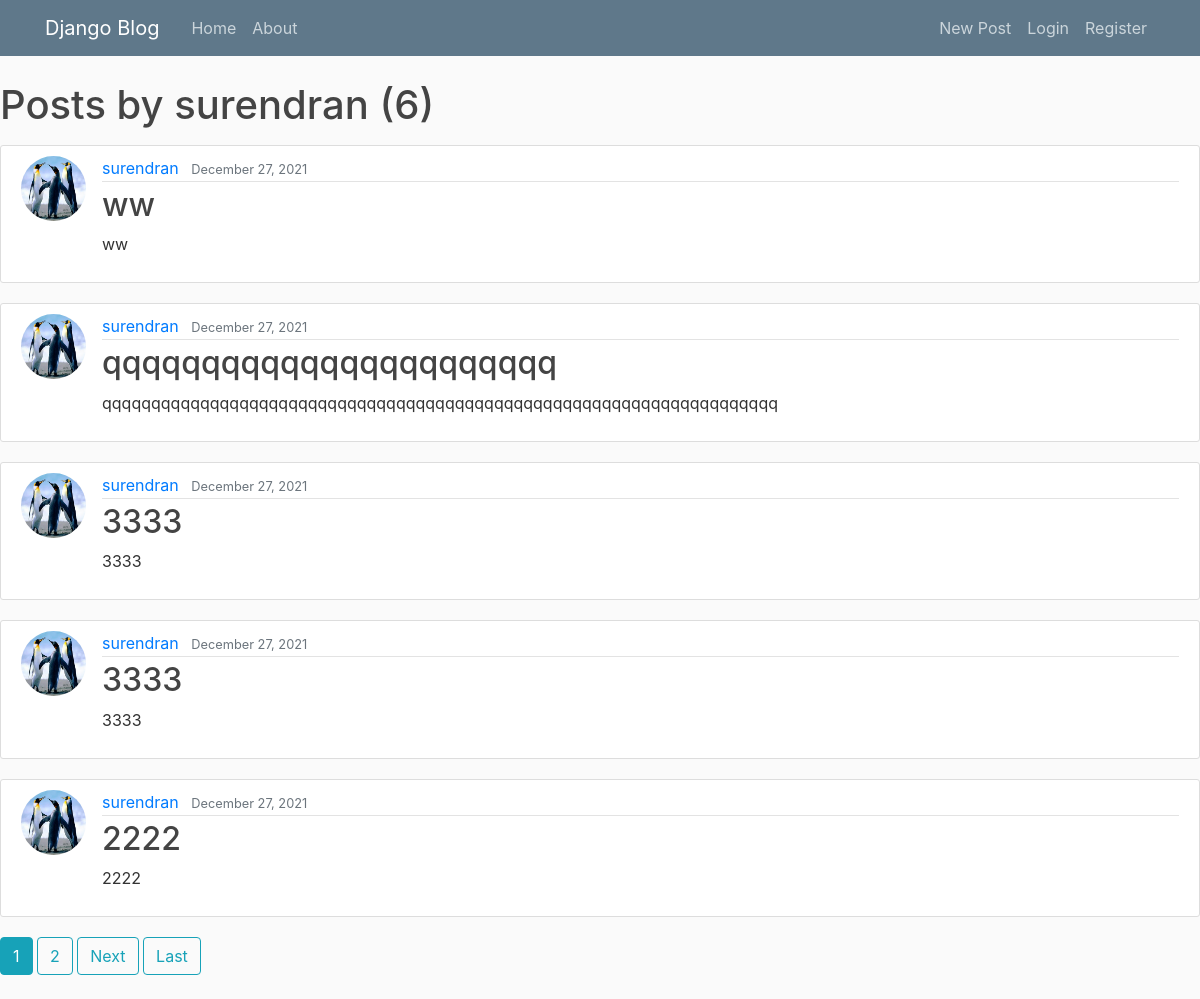
/user/surendran, run on an earlier commit of the app's database.
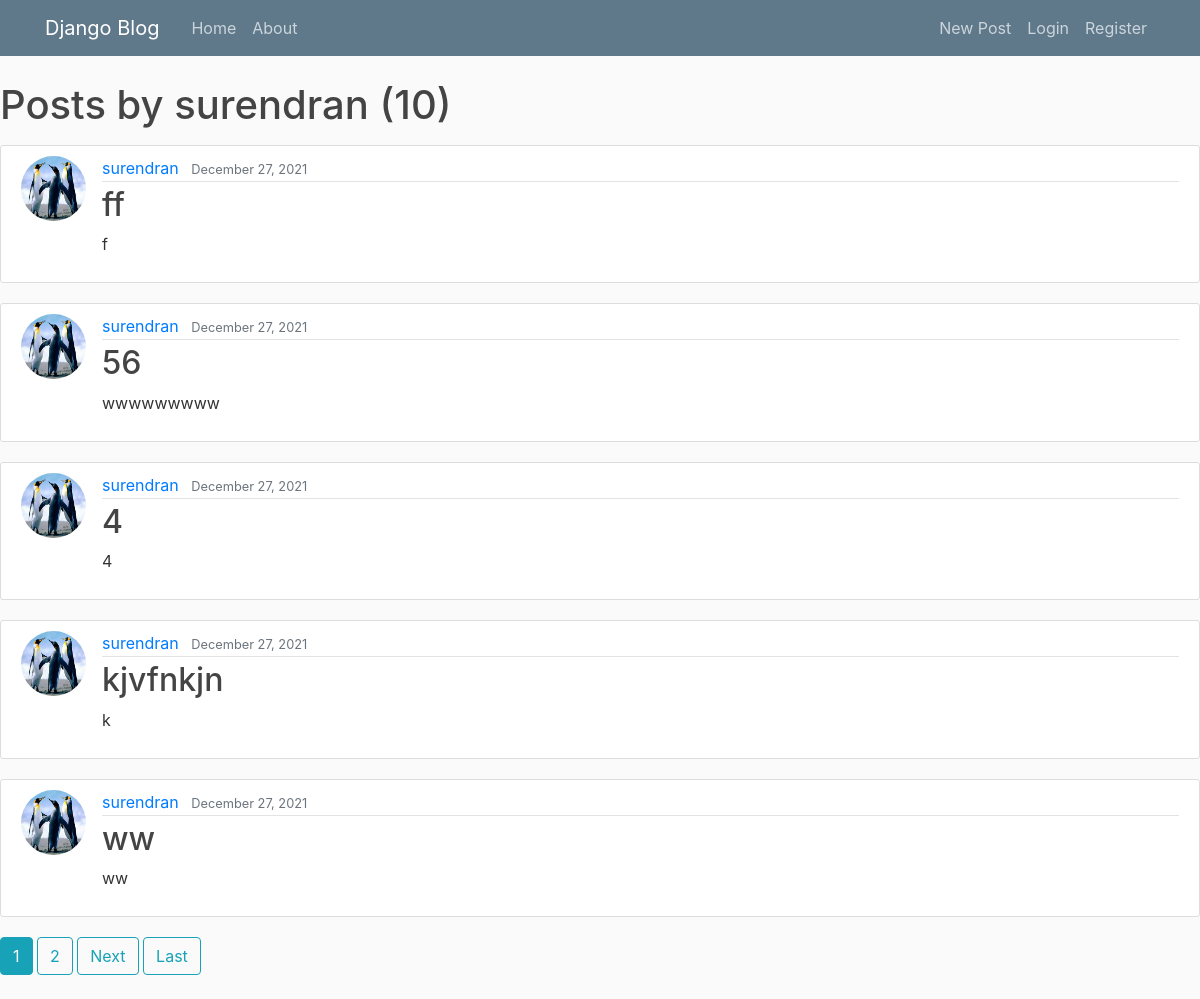
And on a later commit of the database.
### blog/models.py (models this page shows, shortened)
class Post(models.Model):
    FRESHMAN = 'FR'
    SOPHOMORE = 'SO'
    JUNIOR = 'JR'
    SENIOR = 'SR'
    GRADUATE = 'GR'
    YEAR_IN_SCHOOL_CHOICES = [
        (FRESHMAN, 'Freshman'),
        (SOPHOMORE, 'Sophomore'),
        (JUNIOR, 'Junior'),
        (SENIOR, 'Senior'),
        (GRADUATE, 'Graduate'),
    ]
    district=models.CharField(max_length=2,
        choices=YEAR_IN_SCHOOL_CHOICES)
    title = models.CharField(max_length=300)
    mobile= models.IntegerField(
        validators=[
            MaxValueValidator(99999999999),
            MinValueValidator(999999)
        ]) #update this to number
    price=models.IntegerField(default=1,
        validators=[
            MaxValueValidator(99999999999),
            MinValueValidator(1)
        ]) #update this to number
    catagory=models.CharField(max_length=100)
    buyorsell=models.CharField(max_length=3)
    content = models.CharField(max_length=3200)
    pincode= models.IntegerField(null=True,blank=True,
        validators=[
            MaxValueValidator(999999),
            MinValueValidator(100000)
        ])
    state=models.CharField(max_length=225,null=True,blank=True)
    date_posted = models.DateTimeField(default=timezone.now)
    author = models.ForeignKey(User, on_delete=models.CASCADE)
    image1 = models.ImageField(default='default.jpg', upload_to='post_pics',null=True,blank=True)
    image2 = models.ImageField(default='default.jpg', upload_to='post_pics',null=True,blank=True)
    image3 = models.ImageField(default='default.jpg', upload_to='post_pics',null=True,blank=True)
    image4 = models.ImageField(default='default.jpg', upload_to='post_pics',null=True,blank=True)

### users/models.py (models this page shows, shortened)
class Profile(models.Model):
    user = models.OneToOneField(User, on_delete=models.CASCADE)
    image = models.ImageField(default='default.jpg', upload_to='profile_pics')

### blog/views.py (the view)
# urls.py: path('user/<str:username>', UserPostListView.as_view(), name='user-posts'),
class UserPostListView(ListView):
    model = Post
    template_name = 'blog/user_posts.html'  # <app>/<model>_<viewtype>.html
    context_object_name = 'posts'
    paginate_by = 5
    def get_queryset(self):
        user = get_object_or_404(User, username=self.kwargs.get('username'))
        return Post.objects.filter(author=user).order_by('-date_posted')

### blog/templates/blog/user_posts.html (shortened to what this page needs)
{% extends "blog/base.html" %}
{% block content %}
    <h1 class="mb-3">Posts by {{ view.kwargs.username }} ({{ page_obj.paginator.count }})</h1>
    {% for post in posts %}
        <article class="media content-section">
          <img class="rounded-circle article-img" src="{{ post.author.profile.image.url }}">
          <div class="media-body">
            <div class="article-metadata">
              <a class="mr-2" href="{% url 'user-posts' post.author.username %}">{{ post.author }}</a>
              <small class="text-muted">{{ post.date_posted|date:"F d, Y" }}</small>
            </div>
            <h2><a class="article-title" href="{% url 'post-detail' post.id %}">{{ post.title }}</a></h2>
            <p class="article-content">{{ post.content }}</p>
          </div>
        </article>
    {% endfor %}
    {% if is_paginated %}
      {% for num in page_obj.paginator.page_range %}
        {% if page_obj.number == num %}
          <a class="btn btn-info mb-4" href="?page={{ num }}">{{ num }}</a>
        {% elif num > page_obj.number|add:'-3' and num < page_obj.number|add:'3' %}
          <a class="btn btn-outline-info mb-4" href="?page={{ num }}">{{ num }}</a>
        {% endif %}
      {% endfor %}
      {% if page_obj.has_next %}
        <a class="btn btn-outline-info mb-4" href="?page={{ page_obj.next_page_number }}">Next</a>
        <a class="btn btn-outline-info mb-4" href="?page={{ page_obj.paginator.num_pages }}">Last</a>
      {% endif %}
    {% endif %}
{% endblock content %}

What changed in the data, as far as the page shows it:
no longer on this page (row unchanged): Post: author.profile.image (picture), author "surendran", date_posted "December 27, 2021", title "qqqqqqqqqqqqqqqqqqqqqqq", content "qqqqqqqqqqqqqqqqqqqqqqqqqqqqqqqqqqqqqqqqqqqqqqqqqqqqqqqqqqqqqqqqqqqqq"
no longer on this page (row unchanged): Post: author.profile.image (picture), author "surendran", date_posted "December 27, 2021", title "3333", content "3333"
no longer on this page (row unchanged): Post: author.profile.image (picture), author "surendran", date_posted "December 27, 2021", title "3333", content "3333"
no longer on this page (row unchanged): Post: author.profile.image (picture), author "surendran", date_posted "December 27, 2021", title "2222", content "2222"
added Post: author.profile.image (picture), author "surendran", date_posted "December 27, 2021", title "ff", content "f"
added Post: author.profile.image (picture), author "surendran", date_posted "December 27, 2021", title "56", content "wwwwwwwww"
added Post: author.profile.image (picture), author "surendran", date_posted "December 27, 2021", title "4", content "4"
added Post: author.profile.image (picture), author "surendran", date_posted "December 27, 2021", title "kjvfnkjn", content "k"
Also different on the page:
{{ page_obj.paginator.count }}: "6" → "10"
